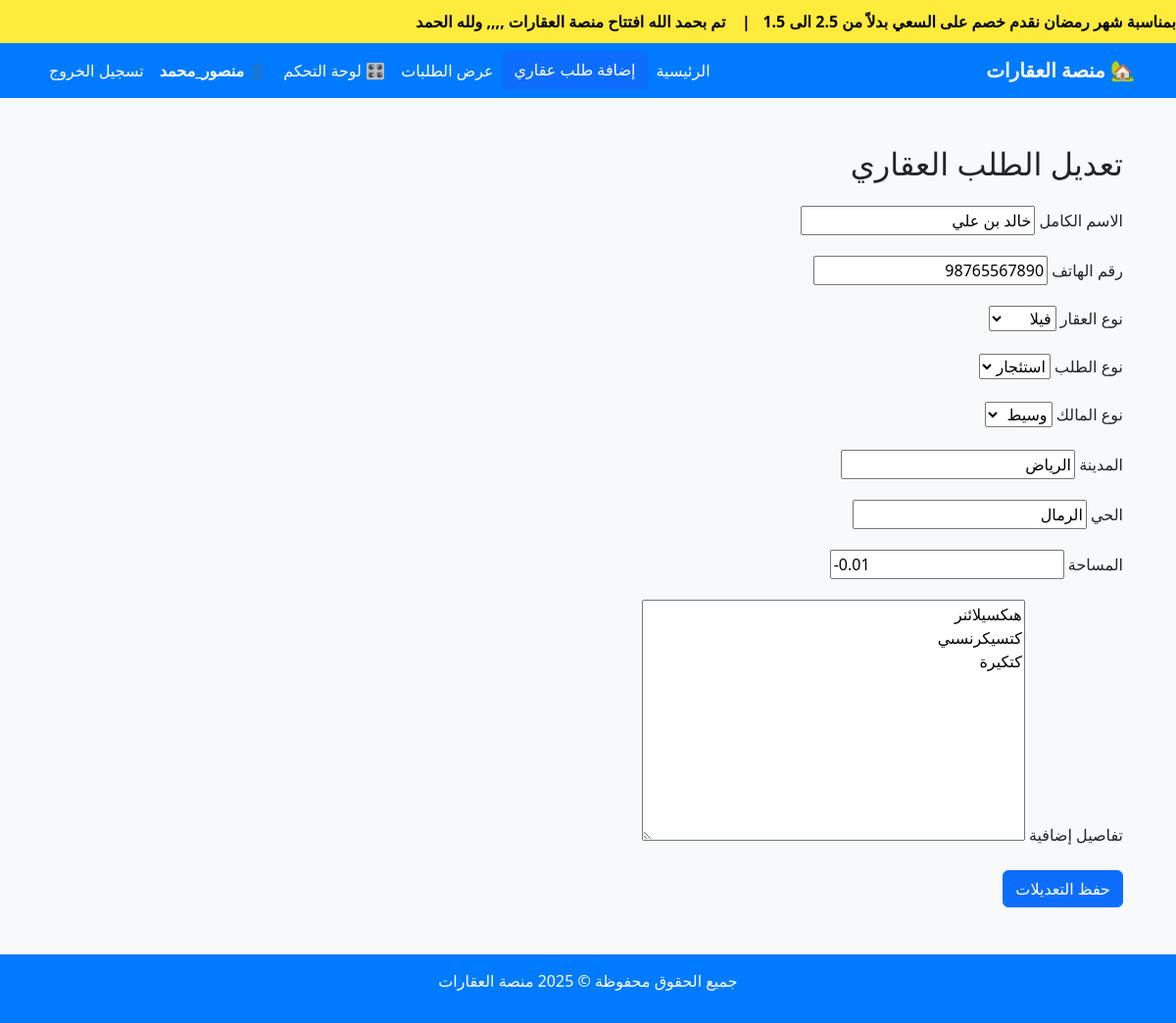
The app's page /تعديل-طلب/18/ (signed in) with its own data.
### properties/models.py (models this page shows, shortened)
class News(models.Model):
    title = models.CharField(max_length=255, verbose_name="عنوان الخبر")
    is_active = models.BooleanField(default=True, verbose_name="مفعل؟")
    created_at = models.DateTimeField(auto_now_add=True, verbose_name="تاريخ الإضافة")

class PropertyRequest(models.Model):
    REQUEST_TYPE_CHOICES = [
        ('buy', 'شراء'),
        ('rent', 'استئجار'),
        ('sell', 'بيع'),
    ]
    OWNER_TYPE_CHOICES = [
        ('owner', 'مالك'),
        ('broker', 'وسيط'),
    ]
    PROPERTY_TYPE_CHOICES = [
        ('apartment', 'شقة'),
        ('villa', 'فيلا'),
        ('building', 'عمارة'),
        ('land', 'أرض'),
    ]
    user = models.ForeignKey(
        settings.AUTH_USER_MODEL,
        on_delete=models.CASCADE,
        null=True,
        blank=True
    )
    request_type = models.CharField(max_length=10, choices=REQUEST_TYPE_CHOICES)
    owner_type = models.CharField(max_length=10, choices=OWNER_TYPE_CHOICES)
    property_type = models.CharField(max_length=20, choices=PROPERTY_TYPE_CHOICES)
    city = models.CharField(max_length=100)
    district = models.CharField(max_length=100)
    area = models.DecimalField(max_digits=10, decimal_places=2)
    full_name = models.CharField(max_length=100)
    phone = models.CharField(max_length=15)
    details = models.TextField()
    created_at = models.DateTimeField(auto_now_add=True)

### properties/forms.py
class PropertyRequestForm(forms.ModelForm):
    class Meta:
        model = PropertyRequest
        exclude = ['user']
        labels = {
            'full_name': 'الاسم الكامل',
            'phone': 'رقم الهاتف',
            'property_type': 'نوع العقار',
            'request_type': 'نوع الطلب',
            'owner_type': 'نوع المالك',
            'city': 'المدينة',
            'district': 'الحي',
            'area': 'المساحة',
            'details': 'تفاصيل إضافية',
        }

### properties/context_processors.py (called while the page is built)
def news_ticker(request):
    news_items = News.objects.filter(is_active=True).order_by('-created_at')
    return {'news_ticker_items': news_items}

### properties/views.py (called while the page is built)
@login_required
def edit_request(request, request_id):
    if not request.user.is_superuser:
        messages.error(request, "غير مصرح لك بالتعديل.")
        return redirect('property_requests')
    property_request = get_object_or_404(PropertyRequest, id=request_id)
    if request.method == 'POST':
        form = PropertyRequestForm(request.POST, instance=property_request)
        if form.is_valid():
            form.save()
            messages.success(request, "تم تحديث الطلب بنجاح ✅")
            return redirect('property_requests')
    else:
        form = PropertyRequestForm(instance=property_request)
    return render(request, 'properties/edit_request.html', {'form': form})

### properties/templates/properties/edit_request.html (shortened to what this page needs)
{% extends 'base.html' %}
{% block content %}
<div class="container mt-5">
    <h2 class="mb-4">تعديل الطلب العقاري</h2>
    <form method="post" enctype="multipart/form-data" class="needs-validation" novalidate>
        <div class="mb-3">
            <label for="id_full_name" class="form-label">الاسم الكامل</label>
            {{ form.full_name }}
        </div>
        <div class="mb-3">
            <label for="id_phone" class="form-label">رقم الهاتف</label>
            {{ form.phone }}
        </div>
        <div class="mb-3">
            <label for="id_property_type" class="form-label">نوع العقار</label>
            {{ form.property_type }}
        </div>
        <div class="mb-3">
            <label for="id_request_type" class="form-label">نوع الطلب</label>
            {{ form.request_type }}
        </div>
        <div class="mb-3">
            <label for="id_owner_type" class="form-label">نوع المالك</label>
            {{ form.owner_type }}
        </div>
        <div class="mb-3">
            <label for="id_city" class="form-label">المدينة</label>
            {{ form.city }}
        </div>
        <div class="mb-3">
            <label for="id_district" class="form-label">الحي</label>
            {{ form.district }}
        </div>
        <div class="mb-3">
            <label for="id_area" class="form-label">المساحة</label>
            {{ form.area }}
        </div>
        <div class="mb-3">
            <label for="id_details" class="form-label">تفاصيل إضافية</label>
            {{ form.details }}
        </div>
        <button type="submit" class="btn btn-primary">حفظ التعديلات</button>
    </form>
</div>
{% endblock %}

### properties/templates/base.html (shortened to what this page needs)
{% load static %}
<!DOCTYPE html>
<html lang="ar" dir="rtl">
<head>
    <link href="https://cdn.jsdelivr.net/npm/bootstrap@5.3.2/dist/css/bootstrap.rtl.min.css" rel="stylesheet">
    <link rel="stylesheet" href="{% static 'css/style.css' %}">
</head>
<body class="bg-light">
    {% if news_ticker_items %}
    <div class="news-ticker">
        <div class="ticker-content">
          {% for news in news_ticker_items %}
          {{ news.title }}{% if not forloop.last %}&nbsp;&nbsp;&nbsp;|&nbsp;&nbsp;&nbsp;{% endif %}
        {% endfor %}
        </div>
    </div>
    {% endif %}
    <nav class="navbar navbar-expand-lg">
        <div class="container">
            <a class="navbar-brand fw-bold" href="{% url 'home' %}">🏡 منصة العقارات</a>
            <div class="collapse navbar-collapse" id="navbarNav">
                <ul class="navbar-nav ms-auto">
                    <li class="nav-item"><a class="nav-link" href="{% url 'home' %}">الرئيسية</a></li>
                    <a href="{% url 'create_property_request' %}" class="btn btn-primary">إضافة طلب عقاري</a>
                    <li class="nav-item"><a class="nav-link" href="{% url 'property_requests' %}">عرض الطلبات</a></li>
                    {% if user.is_authenticated %}
                        <li class="nav-item"><a class="nav-link" href="{% url 'dashboard' %}">🎛️ لوحة التحكم</a></li>
                        <li class="nav-item">
                            <span class="nav-link fw-bold text-white">👤 {{ user.username }}</span>
                        </li>
                        <li class="nav-item">
                            <form method="post" action="{% url 'logout' %}" style="display:inline;">
                                <button type="submit" class="nav-link btn btn-link text-danger">تسجيل الخروج</button>
                            </form>
                        </li>
                    {% else %}
                        <li class="nav-item"><a class="nav-link" href="{% url 'login' %}">تسجيل الدخول</a></li>
                    {% endif %}
                </ul>
            </div>
        </div>
    </nav>
    <div class="container mt-4">
        {% block content %}
        {% endblock %}
    </div>
    <footer class="footer mt-5">
        <div class="container">
            <p>جميع الحقوق محفوظة © 2025 منصة العقارات</p>
        </div>
    </footer>
</body>
</html>

### static/css/style.css (style rules this page uses)
.news-ticker { background-color: #ffeb3b; overflow: hidden; white-space: nowrap; padding: 10px 0; position: relative; }
.ticker-content { display: inline-block; padding-left: 100%; animation: scroll-text 15s linear infinite; font-weight: bold; color: #000; }

### properties/templates/base.html (style rules this page uses)
.navbar { background-color: #007bff; }
.navbar .nav-link, .navbar .navbar-brand { color: white !important; }
.footer { background-color: #007bff; color: white; text-align: center; padding: 15px; margin-top: 20px; }
.news-ticker { background-color: #ffeb3b; overflow: hidden; white-space: nowrap; padding: 10px 0; position: relative; }
.ticker-content { display: inline-block; padding-left: 100%; animation: scroll-text 15s linear infinite; font-weight: bold; color: #000; }

### records on screen
News: title "بمناسبة شهر رمضان نقدم خصم على السعي بدلاً من 2.5 الى 1.5"
News: title "تم بحمد الله افتتاح منصة العقارات ,,,, ولله الحمد"
PropertyRequest: full_name "خالد بن علي", phone "98765567890", property_type "فيلا", request_type "استئجار", owner_type "وسيط", city "الرياض", district "الرمال", area "-0.01", details "هىكسيلائنر كتسيكرنسىي كتكيرة"

### other values on screen
{{ user.username }} "منصور_محمد"
